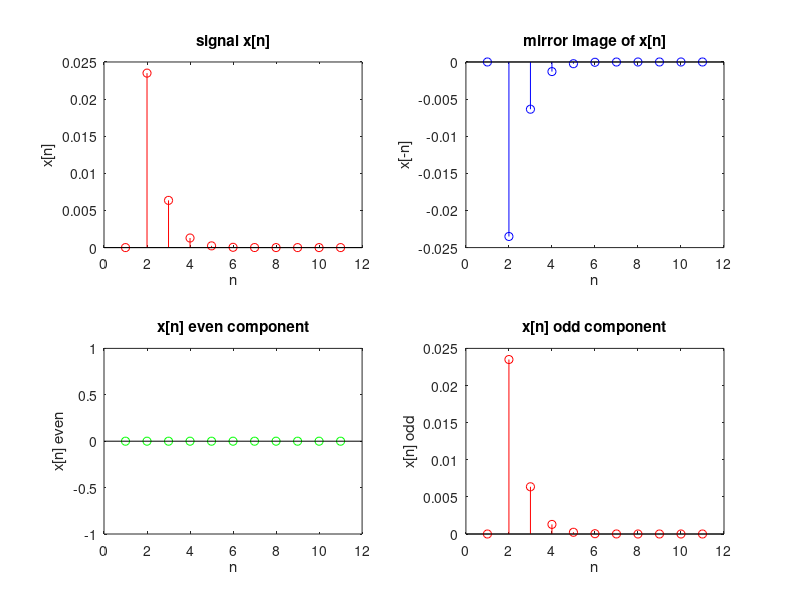

The MATLAB script that drew this image:
n = [0:10]; 
x_n = (exp(-2*(abs(n))).*(sin(2.*pi./36)*n));
x_minus_n = (exp(-2*(abs(-1*n))).*(sin(2.*pi./36)*(-1*n)));

subplot(2,2,1);
stem(x_n,'r');
xlabel('n');
ylabel('x[n]');
title("signal x[n]");

subplot(2,2,2);
stem(x_minus_n, 'b');
xlabel('n');
ylabel('x[-n]');
title("mirror image of x[n]");

x_n_even = (x_n + x_minus_n) * 0.5;
x_n_odd = (x_n - x_minus_n) * 0.5;

subplot(2,2,3);
stem(x_n_even,'g');
xlabel('n');
ylabel('x[n] even');
title("x[n] even component");

subplot(2,2,4);
stem(x_n_odd,'r');
xlabel('n');
ylabel('x[n] odd');
title("x[n] odd component");